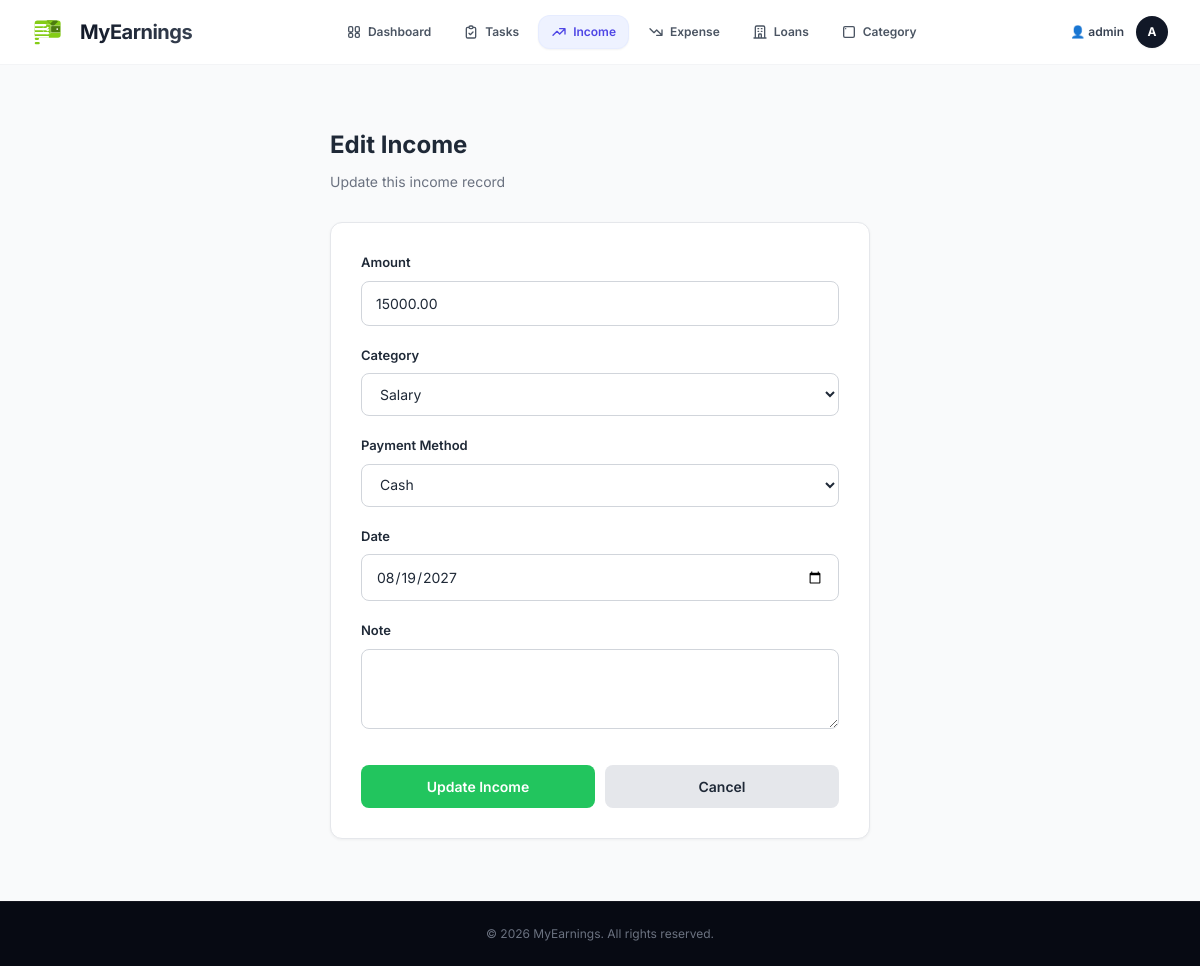
/income/edit/12/ (signed in), run on the app's committed database.
### xeon/models.py (models this page shows, shortened)
class BaseModel(models.Model):
    created_at = models.DateTimeField(auto_now_add=True)
    updated_at = models.DateTimeField(auto_now=True)
    class Meta:
        abstract = True

class Income(BaseModel):
    PAYMENT_METHODS = (
        ('cash', 'Cash'),
        ('card', 'Card'),
        ('upi', 'UPI'),
        ('bank', 'Bank Transfer'),
    )
    user = models.ForeignKey(User, on_delete=models.CASCADE)
    amount = models.DecimalField(max_digits=10, decimal_places=2)
    category = models.ForeignKey(
        Category,
        on_delete=models.SET_NULL,
        null=True,
        blank=True
    )
    source = models.CharField(max_length=255, blank=True, null=True)
    payment_method = models.CharField(max_length=10, choices=PAYMENT_METHODS, default='cash')
    date = models.DateField()
    note = models.TextField(blank=True, null=True)
    class Meta:
        ordering = ['-date']   # 🔥 newest first

class Category(BaseModel):
    CATEGORY_TYPE = (
        ('income', 'Income'),
        ('expense', 'Expense'),
    )
    user = models.ForeignKey(User, on_delete=models.CASCADE)
    name = models.CharField(max_length=100)
    type = models.CharField(max_length=10, choices=CATEGORY_TYPE)

### xeon/views.py (the view, shortened to what this page needs)
# urls.py: path('income/edit/<int:id>/', edit_income, name='edit_income'),
@login_required
def edit_income(request, id):
    create_default_categories(request.user)
    income = get_object_or_404(Income, id=id, user=request.user)
    categories = Category.objects.filter(user=request.user, type='income')
    return render(request, 'xeon/edit_income.html', {
        'income': income,
        'categories': categories
    })

### xeon/views.py (called while the page is built)
def create_default_categories(user):
    default_incomes = ['Salary', 'Freelance', 'Investments', 'Gifts', 'Others']
    default_expenses = [
        'Food & Dining', 'Groceries', 'Rent', 'Utilities',
        'Transportation', 'Entertainment', 'Medical', 'Shopping', 'Others'
    ]
    if not Category.objects.filter(user=user).exists():
        for name in default_incomes:
            Category.objects.get_or_create(user=user, name=name, type='income')
        for name in default_expenses:
            Category.objects.get_or_create(user=user, name=name, type='expense')

### xeon/templates/xeon/edit_income.html (shortened to what this page needs)
{% extends 'xeon/base.html' %}
{% block content %}
<div style="max-width: 600px; margin: 0 auto; padding: 30px;">
    <div style="margin-bottom: 30px;">
        <h2 style="font-size: 24px; font-weight: 700; color: #1f2937;"> Edit Income</h2>
        <p style="color: #6b7280; margin-top: 8px; font-size: 14px;">Update this income record</p>
    </div>
    <div style="background: #ffffff; border: 1px solid #e5e7eb; border-radius: 12px; padding: 30px; box-shadow: 0 1px 3px rgba(0,0,0,0.05);">
        <form method="POST" style="display: flex; flex-direction: column; gap: 20px;">
            <div>
                <label style="display: block; margin-bottom: 8px; font-weight: 600; font-size: 13px; color: #1f2937;">Amount</label>
                <input type="number" step="0.01" name="amount" value="{{ income.amount }}" style="width: 100%; padding: 11px 14px; border: 1px solid #d1d5db; border-radius: 8px; background: #ffffff; color: #1f2937; font-family: inherit; font-size: 14px;" required>
            </div>
            <div>
                <label style="display: block; margin-bottom: 8px; font-weight: 600; font-size: 13px; color: #1f2937;">Category</label>
                <select name="category" style="width: 100%; padding: 11px 14px; border: 1px solid #d1d5db; border-radius: 8px; background: #ffffff; color: #1f2937; font-family: inherit; font-size: 14px;" required>
                    {% for cat in categories %}
                    <option value="{{ cat.id }}" {% if cat.id == income.category.id %}selected{% endif %}>{{ cat.name }}</option>
                    {% endfor %}
                </select>
            </div>
            <div>
                <label style="display: block; margin-bottom: 8px; font-weight: 600; font-size: 13px; color: #1f2937;">Payment Method</label>
                <select name="payment_method" style="width: 100%; padding: 11px 14px; border: 1px solid #d1d5db; border-radius: 8px; background: #ffffff; color: #1f2937; font-family: inherit; font-size: 14px;" required>
                    <option value="cash" {% if income.payment_method == 'cash' %}selected{% endif %}>Cash</option>
                </select>
            </div>
            <div>
                <label style="display: block; margin-bottom: 8px; font-weight: 600; font-size: 13px; color: #1f2937;">Date</label>
                <input type="date" name="date" value="{{ income.date|date:'Y-m-d' }}" style="width: 100%; padding: 11px 14px; border: 1px solid #d1d5db; border-radius: 8px; background: #ffffff; color: #1f2937; font-family: inherit; font-size: 14px;">
            </div>
            <div>
                <label style="display: block; margin-bottom: 8px; font-weight: 600; font-size: 13px; color: #1f2937;">Note</label>
                <textarea name="note" style="width: 100%; padding: 11px 14px; border: 1px solid #d1d5db; border-radius: 8px; background: #ffffff; color: #1f2937; font-family: inherit; font-size: 14px; resize: vertical; min-height: 80px;">{{ income.note }}</textarea>
            </div>
            <div style="display: flex; gap: 10px; margin-top: 10px;">
                <button type="submit" style="flex: 1; padding: 11px 20px; background: #22c55e; color: white; border: none; border-radius: 8px; font-weight: 600; font-size: 14px; cursor: pointer;">Update Income</button>
                <a href="{% url 'xeon:income_list' %}" style="flex: 1; padding: 11px 20px; background: #e5e7eb; color: #1f2937; border: none; border-radius: 8px; font-weight: 600; font-size: 14px; cursor: pointer; text-align: center; text-decoration: none;">Cancel</a>
            </div>
        </form>
    </div>
</div>
{% endblock %}

### xeon/templates/xeon/base.html (shortened to what this page needs)
{% load static %}
<!DOCTYPE html>
<html lang="en">
<head>
    <script src="https://cdn.tailwindcss.com"></script>
</head>
<body class="{% block body_class %}{% endblock %} bg-gray-50 text-gray-900 font-sans min-h-screen flex flex-col">
    {% if user.is_authenticated %}
    <header class="bg-white/90 backdrop-blur-md border-b border-gray-100 sticky top-0 z-50">
        <div class="max-w-7xl mx-auto px-4 sm:px-6 lg:px-8">
            <div class="flex justify-between items-center h-16">
                <div class="flex items-center gap-2">
                    <a href="{% url 'xeon:dashboard' %}"
                        class="flex items-center gap-2 text-xl font-bold text-gray-900 hover:opacity-80 transition-opacity">
                        {% include 'xeon/logo.html' %}
                        <span
                            class="tracking-tight bg-clip-text text-transparent bg-gradient-to-r from-gray-900 to-gray-700">MyEarnings</span>
                    </a>
                </div>
                <div class="hidden md:flex items-center justify-center">
                    <nav class="flex space-x-1.5">
                        <a class="flex items-center gap-1.5 px-3 py-2 rounded-xl text-xs font-semibold transition-all duration-200 {% if request.resolver_match.url_name == 'dashboard' %}bg-indigo-50 text-indigo-600 border border-indigo-100/50 shadow-sm{% else %}text-gray-600 hover:bg-gray-50 hover:text-gray-900 border border-transparent{% endif %}"
                            href="{% url 'xeon:dashboard' %}">
                            <span>Dashboard</span>
                        </a>
                        <a class="flex items-center gap-1.5 px-3 py-2 rounded-xl text-xs font-semibold transition-all duration-200 {% if request.resolver_match.url_name == 'todo_list' or request.resolver_match.url_name == 'add_todo' or request.resolver_match.url_name == 'edit_todo' %}bg-indigo-50 text-indigo-600 border border-indigo-100/50 shadow-sm{% else %}text-gray-600 hover:bg-gray-50 hover:text-gray-900 border border-transparent{% endif %}"
                            href="{% url 'xeon:todo_list' %}">
                            <span>Tasks</span>
                        </a>
                        <a class="flex items-center gap-1.5 px-3 py-2 rounded-xl text-xs font-semibold transition-all duration-200 {% if request.resolver_match.url_name == 'income_list' or request.resolver_match.url_name == 'add_income' or request.resolver_match.url_name == 'edit_income' %}bg-indigo-50 text-indigo-600 border border-indigo-100/50 shadow-sm{% else %}text-gray-600 hover:bg-gray-50 hover:text-gray-900 border border-transparent{% endif %}"
                            href="{% url 'xeon:income_list' %}">
                            <svg class="w-4 h-4" fill="none" stroke="currentColor" stroke-width="2" viewBox="0 0 24 24">
                                <path stroke-linecap="round" stroke-linejoin="round" d="M13 7h8m0 0v8m0-8l-8 8-4-4-6 6">
                                </path>
                            </svg>
                            <span>Income</span>
                        </a>
                        <a class="flex items-center gap-1.5 px-3 py-2 rounded-xl text-xs font-semibold transition-all duration-200 {% if request.resolver_match.url_name == 'expense_list' or request.resolver_match.url_name == 'add_expense' or request.resolver_match.url_name == 'edit_expense' %}bg-indigo-50 text-indigo-600 border border-indigo-100/50 shadow-sm{% else %}text-gray-600 hover:bg-gray-50 hover:text-gray-900 border border-transparent{% endif %}"
                            href="{% url 'xeon:expense_list' %}">
                            <svg class="w-4 h-4" fill="none" stroke="currentColor" stroke-width="2" viewBox="0 0 24 24">
                                <path stroke-linecap="round" stroke-linejoin="round"
                                    d="M13 17h8m0 0v-8m0 8l-8-8-4 4-6-6"></path>
                            </svg>
                            <span>Expense</span>
                        </a>
                        <a class="flex items-center gap-1.5 px-3 py-2 rounded-xl text-xs font-semibold transition-all duration-200 {% if request.resolver_match.url_name == 'loan_list' or request.resolver_match.url_name == 'add_loan' or request.resolver_match.url_name == 'edit_loan' %}bg-indigo-50 text-indigo-600 border border-indigo-100/50 shadow-sm{% else %}text-gray-600 hover:bg-gray-50 hover:text-gray-900 border border-transparent{% endif %}"
                            href="{% url 'xeon:loan_list' %}">
                            <svg class="w-4 h-4" fill="none" stroke="currentColor" stroke-width="2" viewBox="0 0 24 24">
                                <path stroke-linecap="round" stroke-linejoin="round"
                                    d="M19 21V5a2 2 0 00-2-2H7a2 2 0 00-2 2v16m14 0h2m-2 0h-5m-9 0H3m2 0h5M9 7h1m-1 4h1m4-4h1m-1 4h1m-5 10v-5a1 1 0 011-1h2a1 1 0 011 1v5m-4 0h4">
                                </path>
                            </svg>
                            <span>Loans</span>
                        </a>
                        <a class="flex items-center gap-1.5 px-3 py-2 rounded-xl text-xs font-semibold transition-all duration-200 {% if request.resolver_match.url_name == 'add_category' %}bg-indigo-50 text-indigo-600 border border-indigo-100/50 shadow-sm{% else %}text-gray-600 hover:bg-gray-50 hover:text-gray-900 border border-transparent{% endif %}"
                            href="{% url 'xeon:add_category' %}">
                            <svg class="w-4 h-4" fill="none" stroke="currentColor" stroke-width="2" viewBox="0 0 24 24">
                                <path stroke-linecap="round" stroke-linejoin="round"
                                    d="M7 7h.01M6 20h12a2 2 0 002-2V6a2 2 0 00-2-2H6a2 2 0 00-2 2v12a2 2 0 002 2z">
                                </path>
                            </svg>
                            <span>Category</span>
                        </a>
                    </nav>
                </div>
                <div class="flex items-center gap-4">
                    <div class="flex items-center gap-3 font-sans">
                        <div class="hidden sm:flex flex-col items-end">
                            <span class="text-xs font-semibold text-gray-700">👤 {{ user.first_name|default:user.username }}</span>
                        </div>
                        <a href="{% url 'xeon:logout' %}" title="Log out" onclick="return confirm('Are you sure you want to log out?');"
                            class="w-8 h-8 bg-gray-900 hover:bg-red-600 text-white rounded-full flex items-center justify-center text-xs font-bold shadow-sm transition-all duration-200 group relative">
                            <span class="group-hover:opacity-0 transition-opacity duration-150">{{ user.username|slice:":1"|upper }}</span>
                        </a>
                    </div>
                </div>
            </div>
        </div>
    </header>
    {% endif %}
    <main
        class="{% if user.is_authenticated %}max-w-7xl mx-auto px-4 sm:px-6 lg:px-8 py-8 w-full flex-1{% else %}flex-1 w-full{% endif %} font-sans">
        {% block content %}
        {% endblock %}
    </main>
    <footer class="bg-[#070a13] border-t border-white/5 py-6 mt-auto">
        <div class="max-w-7xl mx-auto px-4 sm:px-6 lg:px-8 text-center text-xs text-gray-500">
            <p>&copy; 2026 MyEarnings. All rights reserved.</p>
        </div>
    </footer>
</body>
</html>

### data on the page
Income: amount "15000.00", category "Salary", payment_method "Cash", date "08/19/2027"

### other printed values
{{ user.first_name|default:user.username }} "admin"
{{ user.username|slice:":1"|upper }} "A"
